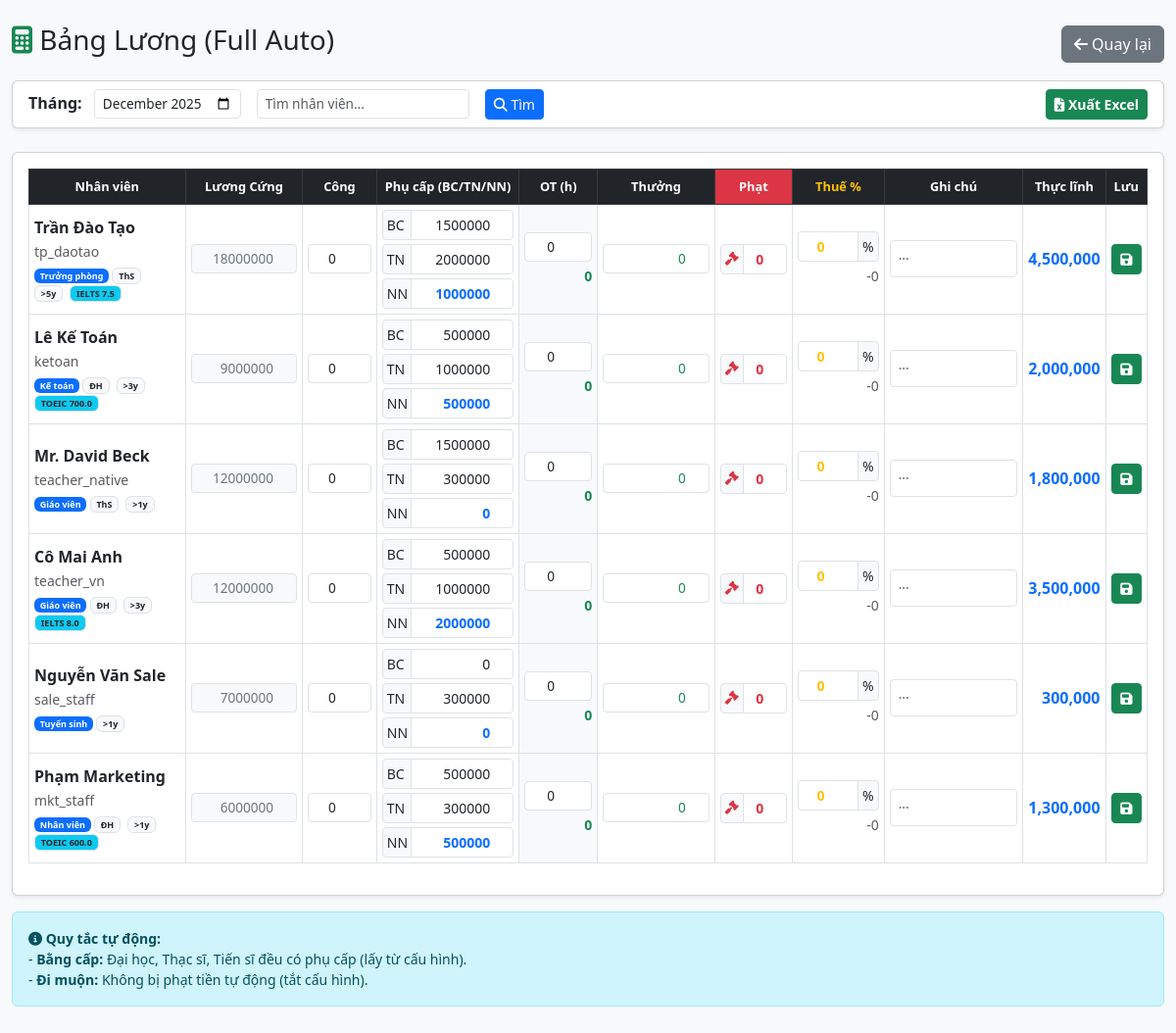
The app's page /HomePage/admin_payroll.php (signed in) with its own data.
### tables this page shows
CREATE TABLE `users` (
  `id` int(11) NOT NULL,
  `role_id` int(11) NOT NULL,
  `username` varchar(50) NOT NULL,
  `password` varchar(255) NOT NULL,
  `email` varchar(100) NOT NULL,
  `full_name` varchar(100) NOT NULL,
  `avatar` varchar(255) DEFAULT 'img/default.jpg',
  `status` enum('active','inactive') DEFAULT 'active',
  `created_at` timestamp NOT NULL DEFAULT current_timestamp()
);

CREATE TABLE `roles` (
  `id` int(11) NOT NULL,
  `name` varchar(50) NOT NULL,
  `description` text DEFAULT NULL,
  `default_salary` decimal(15,0) DEFAULT 5000000
);

CREATE TABLE `employee_details` (
  `user_id` int(11) NOT NULL,
  `phone` varchar(20) DEFAULT NULL,
  `dob` date DEFAULT NULL,
  `address` text DEFAULT NULL,
  `education_level` varchar(100) DEFAULT NULL,
  `major` varchar(100) DEFAULT NULL,
  `certificate_type` varchar(50) DEFAULT 'None',
  `certificate_score` decimal(5,1) DEFAULT 0.0,
  `start_date` date DEFAULT NULL,
  `contract_type` enum('Full-time','Part-time','CTV') DEFAULT 'Full-time',
  `biography` text DEFAULT NULL,
  `edu_proof` varchar(255) DEFAULT NULL,
  `cert_proof` varchar(255) DEFAULT NULL
);

CREATE TABLE `settings` (
  `id` int(11) NOT NULL,
  `setting_key` varchar(50) NOT NULL,
  `setting_value` varchar(255) NOT NULL,
  `setting_name` varchar(100) NOT NULL
);

### HomePage/db_connect.php (called while the page is built, shortened)
<?php
$servername = "localhost";
$username = "root";
$password = "";
$dbname = "hrm_system";
$conn = new mysqli($servername, $username, $password, $dbname);
$conn->set_charset("utf8");
$conn->query("SET time_zone = '+07:00'");
function getSetting($key) {
    global $conn;
    $sql = "SELECT setting_value FROM settings WHERE setting_key = '$key'";
    $result = $conn->query($sql);
    if ($result && $result->num_rows > 0) {
        return $result->fetch_assoc()['setting_value'];
    }
    return 0;
}
?>

### HomePage/admin_payroll.php (the view, shortened to what this page needs)
<?php
require_once 'db_connect.php';
$selected_month = isset($_GET['month']) ? $_GET['month'] : date('Y-m');
$search_query = isset($_GET['search']) ? trim($_GET['search']) : '';
$ALLOWANCE_DEGREE_BACHELOR = getSetting('allowance_bachelor');
$ALLOWANCE_DEGREE_MASTER   = getSetting('allowance_master');
$ALLOWANCE_DEGREE_PHD      = getSetting('allowance_phd');
$ALLOWANCE_SENIORITY_1Y    = getSetting('allowance_sen_1y');
$ALLOWANCE_SENIORITY_3Y    = getSetting('allowance_sen_3y');
$ALLOWANCE_SENIORITY_5Y    = getSetting('allowance_sen_5y');
$ALLOWANCE_IELTS_6         = getSetting('allowance_ielts_6');
$ALLOWANCE_IELTS_7         = getSetting('allowance_ielts_7');
$ALLOWANCE_IELTS_8         = getSetting('allowance_ielts_8');
$STANDARD_WORK_DAYS        = getSetting('standard_work_days') ?: 26;
$sql_users = "SELECT u.id, u.username, u.full_name, u.role_id,
                     r.name as role_name, r.default_salary,
                     ed.start_date, ed.education_level, ed.certificate_type, ed.certificate_score
              FROM users u
              LEFT JOIN roles r ON u.role_id = r.id
              LEFT JOIN employee_details ed ON u.id = ed.user_id
              WHERE u.role_id != 1";
$users = $conn->query($sql_users);
?>
<!DOCTYPE html>
<html lang="vi">
<head>
    <link href="https://cdn.jsdelivr.net/npm/bootstrap@5.3.0/dist/css/bootstrap.min.css" rel="stylesheet">
    <link rel="stylesheet" href="https://cdnjs.cloudflare.com/ajax/libs/font-awesome/6.5.1/css/all.min.css">
</head>
<body class="bg-light">
    <div class="container-fluid mt-4 mb-5">
        <div class="d-flex justify-content-between align-items-center mb-3">
            <h3><i class="fas fa-calculator text-success"></i> Bảng Lương (Full Auto)</h3>
            <a href="<?php echo ($_SESSION['role_id'] == 1) ? 'admin_dashboard.php' : 'user_dashboard.php'; ?>" class="btn btn-secondary">
    <i class="fas fa-arrow-left"></i> Quay lại
</a>
        </div>
        <div class="card shadow-sm mb-4">
            <div class="card-body py-2">
                <form method="GET" class="row g-3 align-items-center">
                    <div class="col-auto">
                        <label class="fw-bold me-2">Tháng:</label>
                        <input type="month" name="month" class="form-control form-control-sm d-inline-block" style="width: 150px;" value="<?php echo $selected_month; ?>" onchange="this.form.submit()">
                    </div>
                    <div class="col-auto">
                        <input type="text" name="search" class="form-control form-control-sm" placeholder="Tìm nhân viên..." value="<?php echo $search_query; ?>">
                    </div>
                    <div class="col-auto">
                        <button class="btn btn-sm btn-primary" type="submit"><i class="fas fa-search"></i> Tìm</button>
                    </div>
                    <div class="col-auto ms-auto">
                        <a href="export_payroll.php?month=<?php echo $selected_month; ?>&search=<?php echo $search_query; ?>" class="btn btn-sm btn-success fw-bold"><i class="fas fa-file-excel"></i> Xuất Excel</a>
                    </div>
                </form>
            </div>
        </div>
        <div class="card shadow-sm">
            <div class="card-body">
                <div class="table-responsive">
                    <table class="table table-bordered table-hover table-input align-middle">
                        <thead class="table-dark">
                            <tr>
                                <th style="min-width: 150px;">Nhân viên</th>
                                <th>Lương Cứng</th>
                                <th>Công</th>
                                <th>Phụ cấp (BC/TN/NN)</th>
                                <th>OT (h)</th>
                                <th>Thưởng</th>
                                <th class="bg-danger text-white">Phạt</th>
                                <th class="text-warning">Thuế %</th>
                                <th>Ghi chú</th>
                                <th>Thực lĩnh</th>
                                <th>Lưu</th>
                            </tr>
                        </thead>
                        <tbody>
                            <?php if ($users && $users->num_rows > 0): ?>
                            <?php while($u = $users->fetch_assoc()):
                                $p_sql = "SELECT * FROM payroll WHERE user_id = " . $u['id'] . " AND month = '$selected_month'";
                                $p_data = $conn->query($p_sql)->fetch_assoc();
                                $auto_sen = 0; $sen_text = "Mới";
                                if (!empty($u['start_date'])) {
                                    $years = (new DateTime($u['start_date']))->diff(new DateTime())->y;
                                    if ($years >= 5) { $auto_sen = $ALLOWANCE_SENIORITY_5Y; $sen_text = ">5y"; }
                                    elseif ($years >= 3) { $auto_sen = $ALLOWANCE_SENIORITY_3Y; $sen_text = ">3y"; }
                                    elseif ($years >= 1) { $auto_sen = $ALLOWANCE_SENIORITY_1Y; $sen_text = ">1y"; }
                                }
                                $auto_edu = 0; $edu_text = "";
                                $edu_level = $u['education_level'] ?? '';
                                if ($edu_level == 'Đại học') {
                                    $auto_edu = $ALLOWANCE_DEGREE_BACHELOR; $edu_text="ĐH";
                                } elseif ($edu_level == 'Thạc sĩ') {
                                    $auto_edu = $ALLOWANCE_DEGREE_MASTER; $edu_text="ThS";
                                } elseif ($edu_level == 'Tiến sĩ') {
                                    $auto_edu = $ALLOWANCE_DEGREE_PHD; $edu_text="TS";
                                }
                                $auto_lang = 0; $lang_text = "";
                                $type = $u['certificate_type'] ?? 'None';
                                $score = $u['certificate_score'] ?? 0;
                                if ($type == 'IELTS') {
                                    $lang_text = "IELTS $score";
                                    if ($score >= 8.0) $auto_lang = $ALLOWANCE_IELTS_8;
                                    elseif ($score >= 7.0) $auto_lang = $ALLOWANCE_IELTS_7;
                                    elseif ($score >= 6.0) $auto_lang = $ALLOWANCE_IELTS_6;
                                } elseif ($type == 'TOEIC') {
                                    $lang_text = "TOEIC $score";
                                    if ($score >= 800) $auto_lang = $ALLOWANCE_IELTS_7;
                                    elseif ($score >= 600) $auto_lang = $ALLOWANCE_IELTS_6;
                                }
                                $att_sql = "SELECT COUNT(*) as days FROM attendance WHERE user_id = " . $u['id'] . " AND date LIKE '$selected_month%'";
                                $work_days_count = $conn->query($att_sql)->fetch_assoc()['days'];
                                $val_edu = ($p_data['allowance_degree'] ?? 0) > 0 ? $p_data['allowance_degree'] : $auto_edu;
                                $val_sen = ($p_data['allowance_seniority'] ?? 0) > 0 ? $p_data['allowance_seniority'] : $auto_sen;
                                $val_lang = ($p_data['allowance_language'] ?? 0) > 0 ? $p_data['allowance_language'] : $auto_lang;
                                $base = $p_data['base_salary'] ?? $u['default_salary'] ?? 5000000;
                                $val_days = $p_data['work_days'] ?? $work_days_count;
                                $val_ot_hours = $p_data['overtime_hours'] ?? 0;
                                $val_bonus = $p_data['bonus'] ?? 0;
                                $val_tax_percent = $p_data['tax_percent'] ?? 0;
                                $val_total_fine = $p_data['total_fine'] ?? 0;
                                $val_note = $p_data['note'] ?? '';
                                $actual_salary = ($base / $STANDARD_WORK_DAYS) * $val_days;
                                $ot_money = ($base / $STANDARD_WORK_DAYS / 8) * 1.5 * $val_ot_hours;
                                $gross = $actual_salary + $val_edu + $val_sen + $val_lang + $val_bonus + $ot_money;
                                $tax_money = $gross * ($val_tax_percent / 100);
                                $val_total = $gross - $tax_money - $val_total_fine;
                            ?>
                            <tr class="salary-row">
                                <form method="POST">
                                    <td>
                                        <strong><?php echo $u['full_name']; ?></strong><br>
                                        <small class="text-muted"><?php echo $u['username']; ?></small><br>
                                        <div class="mt-1" style="font-size: 0.75rem;">
                                            <span class='badge bg-primary'><?php echo $u['role_name']; ?></span>
                                            <?php if($edu_text) echo "<span class='badge bg-light text-dark border me-1'>$edu_text</span>"; ?>
                                            <?php if($sen_text != "Mới") echo "<span class='badge bg-light text-dark border me-1'>$sen_text</span>"; ?>
                                            <?php if($lang_text) echo "<span class='badge bg-info text-dark border'>$lang_text</span>"; ?>
                                        </div>
                                    </td>
                                    <td><input type="number" name="base_salary" class="form-control form-control-sm input-money inp-base readonly-input" value="<?php echo $base; ?>" readonly></td>
                                    <td><input type="number" step="0.5" name="work_days" class="form-control form-control-sm text-center inp-days" value="<?php echo $val_days; ?>" oninput="calculateRow(this)"></td>
                                    <td style="width: 140px;">
                                        <div class="input-group input-group-sm mb-1"><span class="input-group-text px-1" style="width: 30px;">BC</span><input type="number" step="1000" name="allowance_degree" class="form-control input-money inp-deg" value="<?php echo $val_edu; ?>" oninput="calculateRow(this)" title="Bằng cấp"></div>
                                        <div class="input-group input-group-sm mb-1"><span class="input-group-text px-1" style="width: 30px;">TN</span><input type="number" step="1000" name="allowance_seniority" class="form-control input-money inp-sen" value="<?php echo $val_sen; ?>" oninput="calculateRow(this)" title="Thâm niên"></div>
                                        <div class="input-group input-group-sm"><span class="input-group-text px-1" style="width: 30px;">NN</span><input type="number" step="1000" name="allowance_language" class="form-control input-money inp-lang text-primary fw-bold" value="<?php echo $val_lang; ?>" oninput="calculateRow(this)" title="Ngoại ngữ"></div>
                                    </td>
                                    <td class="bg-light">
                                        <input type="number" step="0.5" name="overtime_hours" class="form-control form-control-sm text-center mb-1 inp-ot-hours" value="<?php echo $val_ot_hours; ?>" placeholder="Giờ" oninput="calculateRow(this)">
                                        <div class="text-end small text-success fw-bold ot-money-display"><?php echo number_format($ot_money); ?></div>
                                    </td>
                                    <td><input type="number" step="1000" name="bonus" class="form-control form-control-sm input-money text-success inp-bonus" value="<?php echo $val_bonus; ?>" oninput="calculateRow(this)"></td>
                                    <td>
                                        <div class="input-group input-group-sm">
                                            <span class="input-group-text px-1 text-danger"><i class="fas fa-gavel"></i></span>
                                            <input type="number" step="1000" name="total_fine" class="form-control input-money text-danger fw-bold inp-fine" value="<?php echo $val_total_fine; ?>" oninput="calculateRow(this)">
                                        </div>
                                    </td>
                                    <td>
                                        <div class="input-group input-group-sm">
                                            <input type="number" step="0.1" name="tax_percent" class="form-control text-center text-warning fw-bold inp-tax-percent" value="<?php echo $val_tax_percent; ?>" oninput="calculateRow(this)">
                                            <span class="input-group-text px-1">%</span>
                                        </div>
                                        <div class="text-end small text-muted tax-money-display pt-1">-<?php echo number_format($tax_money); ?></div>
                                    </td>
                                    <td><textarea name="note" class="form-control form-control-sm" placeholder="..."><?php echo $val_note; ?></textarea></td>
                                    <td class="fw-bold text-end text-primary total-salary-display fs-6"><?php echo number_format($val_total); ?></td>
                                    <td><button type="submit" class="btn btn-sm btn-success w-100"><i class="fas fa-save"></i></button></td>
                                </form>
                            </tr>
                            <?php endwhile; ?>
                            <?php else: ?>
                                <tr><td colspan="11" class="text-center py-4 text-muted">Không tìm thấy nhân viên nào phù hợp.</td></tr>
                            <?php endif; ?>
                        </tbody>
                    </table>
                </div>
            </div>
        </div>
        <div class="alert alert-info mt-3 small">
            <strong><i class="fas fa-info-circle"></i> Quy tắc tự động:</strong><br>
            - <strong>Bằng cấp:</strong> Đại học, Thạc sĩ, Tiến sĩ đều có phụ cấp (lấy từ cấu hình).<br>
            - <strong>Đi muộn:</strong> Không bị phạt tiền tự động (tắt cấu hình).
        </div>
    </div>
</body>
</html>

### HomePage/admin_payroll.php (style rules this page uses)
.form-control-sm { font-size: 0.85rem; padding: 0.25rem 0.5rem; }
.input-money { text-align: right; min-width: 90px; font-weight: 500; }
.table-input th { font-size: 0.8rem; white-space: nowrap; text-align: center; vertical-align: middle; }
.table-input td { padding: 5px; vertical-align: middle; }
textarea.form-control-sm { resize: none; height: 38px; min-width: 120px; }
.readonly-input { background-color: #f8f9fa; border: 1px solid #dee2e6; color: #6c757d; }

### records on screen
users: full_name "Trần Đào Tạo", username "tp_daotao", role.name "Trưởng phòng", employee_details.education_level "ThS", employee_details.start_date ">5y", employee_details.certificate_score "IELTS 7.5", base_salary "18000000", work_days "0", overtime_hours "0", role.setting_value "0", bonus "0", total_fine "0", tax_percent "0", tax_money "0", val_total "4,500,000"
settings: allowance_degree "1500000"
settings: allowance_seniority "2000000"
settings: allowance_language "1000000"
users: full_name "Lê Kế Toán", username "ketoan", role.name "Kế toán", employee_details.education_level "ĐH", employee_details.start_date ">3y", employee_details.certificate_score "TOEIC 700.0", base_salary "9000000", work_days "0", overtime_hours "0", role.setting_value "0", bonus "0", total_fine "0", tax_percent "0", tax_money "0", val_total "2,000,000"
settings: allowance_degree "500000"
settings: allowance_seniority "1000000"
settings: allowance_language "500000"
users: full_name "Mr. David Beck", username "teacher_native", role.name "Giáo viên", employee_details.education_level "ThS", employee_details.start_date ">1y", base_salary "12000000", work_days "0", allowance_language "0", overtime_hours "0", role.setting_value "0", bonus "0", total_fine "0", tax_percent "0", tax_money "0", val_total "1,800,000"
settings: allowance_seniority "300000"
users: full_name "Cô Mai Anh", username "teacher_vn", role.name "Giáo viên", employee_details.education_level "ĐH", employee_details.start_date ">3y", employee_details.certificate_score "IELTS 8.0", base_salary "12000000", work_days "0", overtime_hours "0", role.setting_value "0", bonus "0", total_fine "0", tax_percent "0", tax_money "0", val_total "3,500,000"
settings: allowance_language "2000000"
users: full_name "Nguyễn Văn Sale", username "sale_staff", role.name "Tuyển sinh", employee_details.start_date ">1y", base_salary "7000000", work_days "0", allowance_degree "0", allowance_language "0", overtime_hours "0", role.setting_value "0", bonus "0", total_fine "0", tax_percent "0", tax_money "0", val_total "300,000"
users: full_name "Phạm Marketing", username "mkt_staff", role.name "Nhân viên", employee_details.education_level "ĐH", employee_details.start_date ">1y", employee_details.certificate_score "TOEIC 600.0", base_salary "6000000", work_days "0", overtime_hours "0", role.setting_value "0", bonus "0", total_fine "0", tax_percent "0", tax_money "0", val_total "1,300,000"
